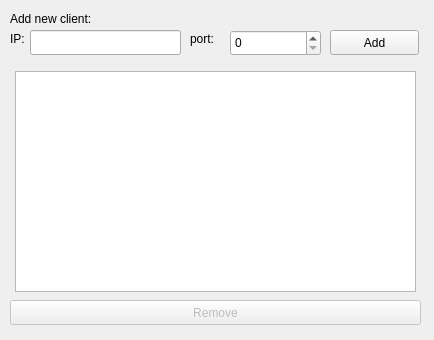
<?xml version="1.0" encoding="UTF-8"?>
<ui version="4.0">
 <class>MainWindow</class>
 <widget class="QMainWindow" name="MainWindow">
  <property name="geometry">
   <rect>
    <x>0</x>
    <y>0</y>
    <width>434</width>
    <height>340</height>
   </rect>
  </property>
  <property name="windowTitle">
   <string>MainWindow</string>
  </property>
  <widget class="QWidget" name="centralwidget">
   <widget class="QLabel" name="label">
    <property name="geometry">
     <rect>
      <x>10</x>
      <y>10</y>
      <width>111</width>
      <height>17</height>
     </rect>
    </property>
    <property name="text">
     <string>Add new client:</string>
    </property>
   </widget>
   <widget class="QLabel" name="label_2">
    <property name="geometry">
     <rect>
      <x>10</x>
      <y>30</y>
      <width>21</width>
      <height>17</height>
     </rect>
    </property>
    <property name="text">
     <string>IP:</string>
    </property>
   </widget>
   <widget class="QLabel" name="label_3">
    <property name="geometry">
     <rect>
      <x>190</x>
      <y>30</y>
      <width>41</width>
      <height>17</height>
     </rect>
    </property>
    <property name="text">
     <string>port:</string>
    </property>
   </widget>
   <widget class="QPushButton" name="btn_add">
    <property name="geometry">
     <rect>
      <x>330</x>
      <y>30</y>
      <width>89</width>
      <height>25</height>
     </rect>
    </property>
    <property name="text">
     <string>Add</string>
    </property>
   </widget>
   <widget class="QPushButton" name="btn_remove">
    <property name="enabled">
     <bool>false</bool>
    </property>
    <property name="geometry">
     <rect>
      <x>10</x>
      <y>300</y>
      <width>411</width>
      <height>25</height>
     </rect>
    </property>
    <property name="text">
     <string>Remove</string>
    </property>
   </widget>
   <widget class="QLineEdit" name="txt_ip">
    <property name="geometry">
     <rect>
      <x>30</x>
      <y>30</y>
      <width>151</width>
      <height>25</height>
     </rect>
    </property>
   </widget>
   <widget class="QSpinBox" name="txt_port">
    <property name="geometry">
     <rect>
      <x>230</x>
      <y>30</y>
      <width>91</width>
      <height>26</height>
     </rect>
    </property>
    <property name="maximum">
     <number>9999</number>
    </property>
   </widget>
   <widget class="QListWidget" name="listWidget">
    <property name="geometry">
     <rect>
      <x>15</x>
      <y>71</y>
      <width>401</width>
      <height>221</height>
     </rect>
    </property>
   </widget>
  </widget>
 </widget>
 <resources/>
 <connections/>
</ui>
